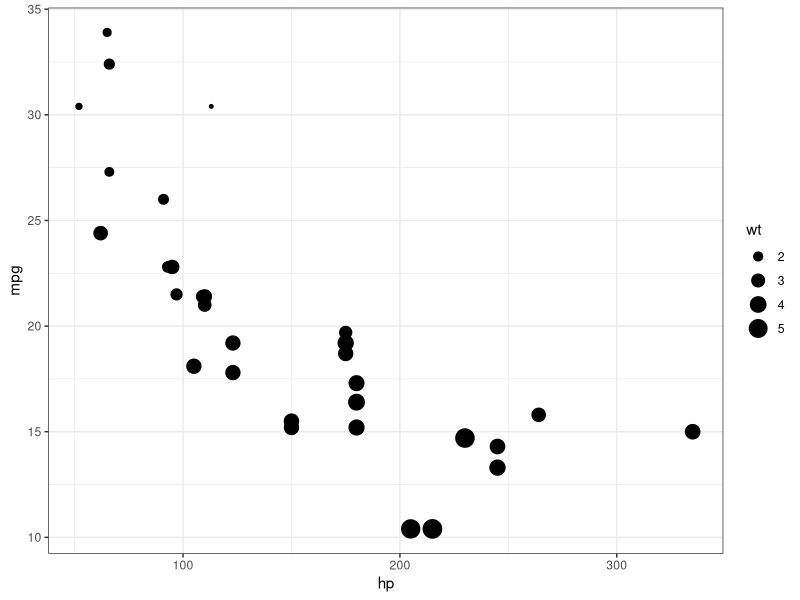

Reproduce this figure in R.
library(tidyverse)

ggplot(data = mtcars,
       aes(x=mpg,
           y=hp,
           size=wt))+
  geom_point()+
  theme_bw()+
  coord_flip()